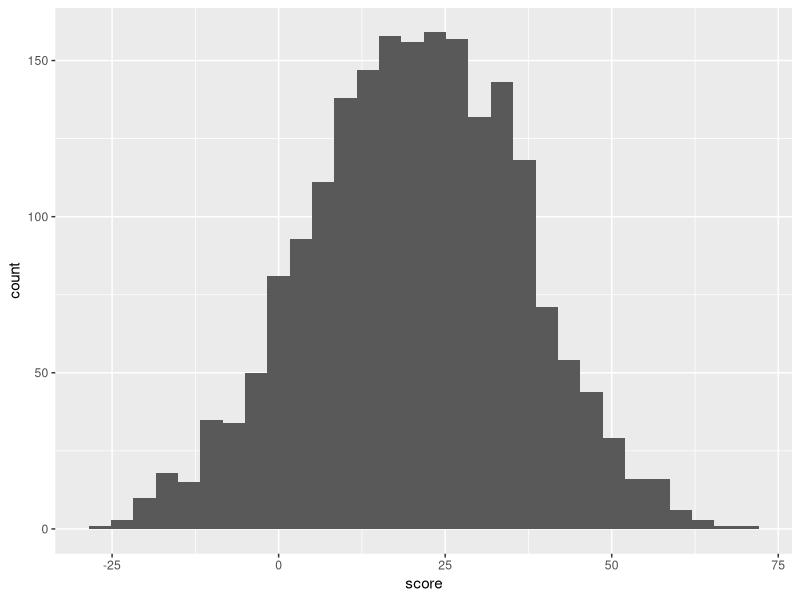
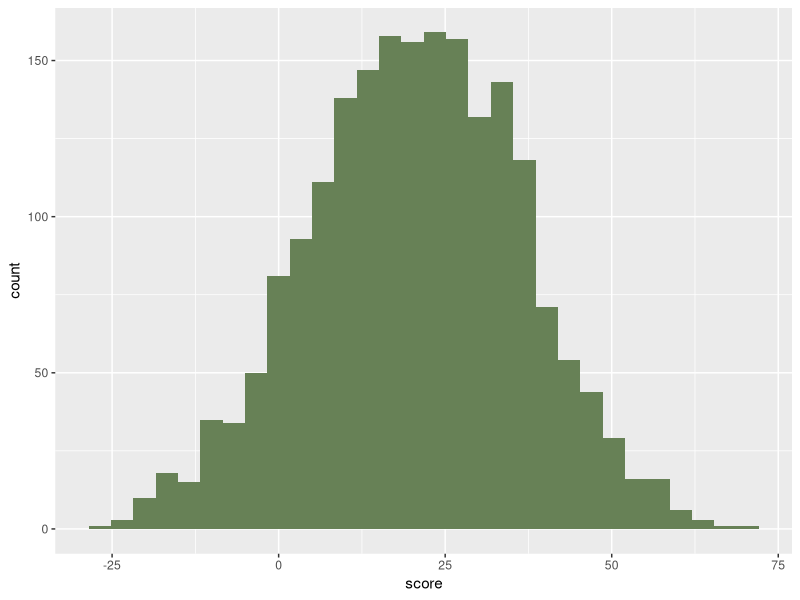
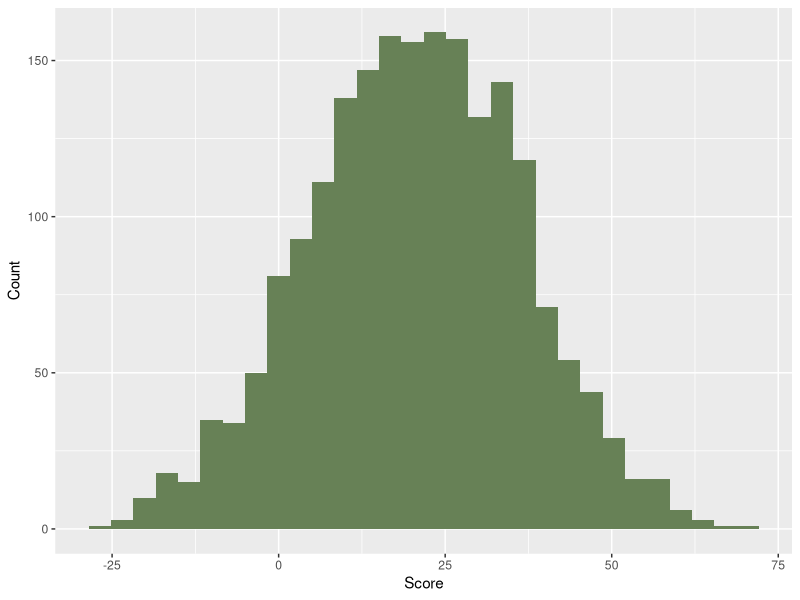
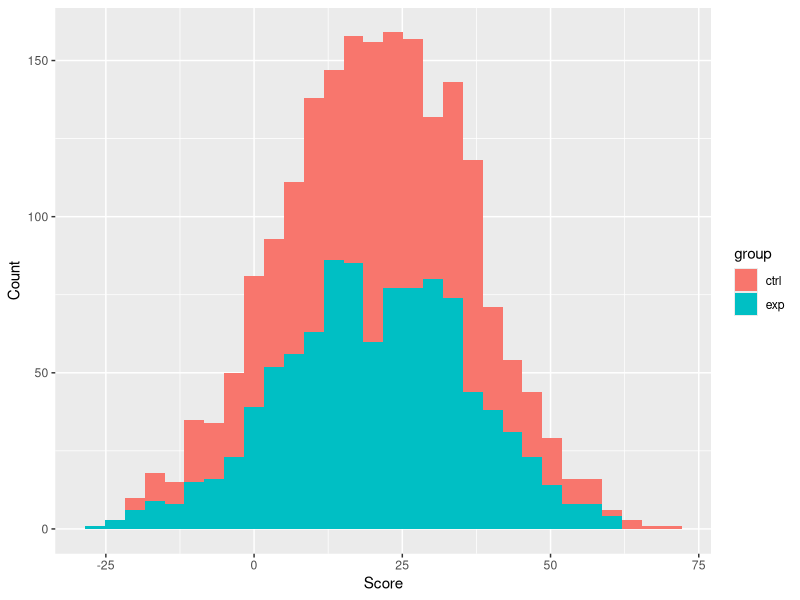
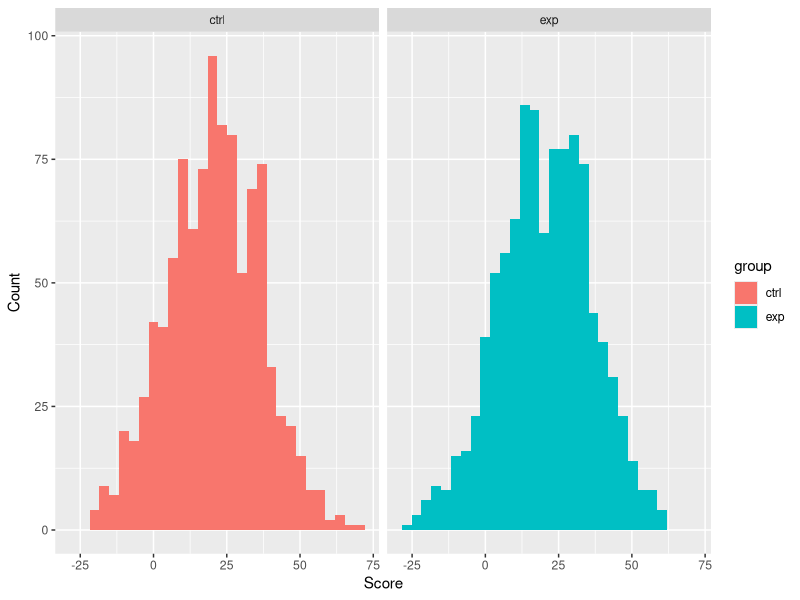

Recreate these plots in R, in order.
## ---- chunk 1
knitr::opts_chunk$set(echo = TRUE)
library(ggplot2)
library(tidyverse)
library(kableExtra)
## ---- chunk 2
random_tib <- tibble(
  group = factor(rep(c("ctrl", "exp"), each = 1000)),
  score = rnorm(
    n = 2000, # replace x with the maximum word limit for the lab report assessment
    mean = 20, # replace m with the percentage of your total module mark that comes from the weekly quizzes
    sd = 16 # replace s with the number of Research Participation credits you need to obtain via SONA
  )
)

random_hist <- ggplot(random_tib, aes(score)) +
  geom_histogram()

# Call the saved plot to view it
random_hist
## ---- chunk 3
# Set the fill hex colour to the last six digits of the University Counselling Service phone number
ggplot(random_tib, aes(score)) +
  geom_histogram(fill = "#678156")
# Change the X axis label to "Score" and the Y axis label to "Count"
ggplot(random_tib, aes(score)) +
  geom_histogram(fill = "#678156") +
  labs(x = "Score", y = "Count")
# Group by colour using the "group" variable
ggplot(random_tib, aes(score, fill = group)) +
  geom_histogram() +
  labs(x = "Score", y = "Count")
# Challenge: Create side-by-side histograms, one for group = ctrl and one for group = exp
ggplot(random_tib, aes(score, fill = group)) +
  geom_histogram() +
  labs(x = "Score", y = "Count") +
  facet_wrap(~group)
## ---- chunk 4
# Save the inbuilt dataset "ToothGrowth" as a tibble called "tooth_tib". 
# See ?ToothGrowth for information about this dataset.
tooth_tib <- as_tibble(ToothGrowth)

tooth_sum <- tooth_tib %>% 
  # Change the "dose" variable into a factor, with 0.5 as "low", 1 as "mid", and 2 as "high"
  mutate(dose = factor(dose, levels= c(.5, 1, 2), labels = c("low", "mid", "high"))) %>% 
  # Keep only rows for which "dose" is mid or high
  filter(dose %in% c("mid", "high")) %>% 
  # Keep only the "len" and "dose" variables
  # Here, by removing "-supp"; works equally well as select(len, dose))
  select(-supp) %>% 
  # Group the data by dose
  group_by(dose) %>% 
  # Create a summary table giving the mean and standard deviation of "len"
  # and number of cases in each group
  summarise(
    mean = mean(len),
    sd = sd(len),
    n = n()
  )

# Call your table see the results!
tooth_sum
## ---- chunk 5
# Challenge task: use kable() to create a nicely formatted table
# Capitalise columns and add the caption "Summary of Length for Mid and High Dose"
tooth_sum %>% 
  kable(caption = "Summary of Length for Mid and High Dose", col.names = c("Dose", "M", "SD", "N")) %>% 
  kable_styling()
## ---- chunk 6
# With example numbers; yours will be different!
people <- 45
blueshirt <- 12
